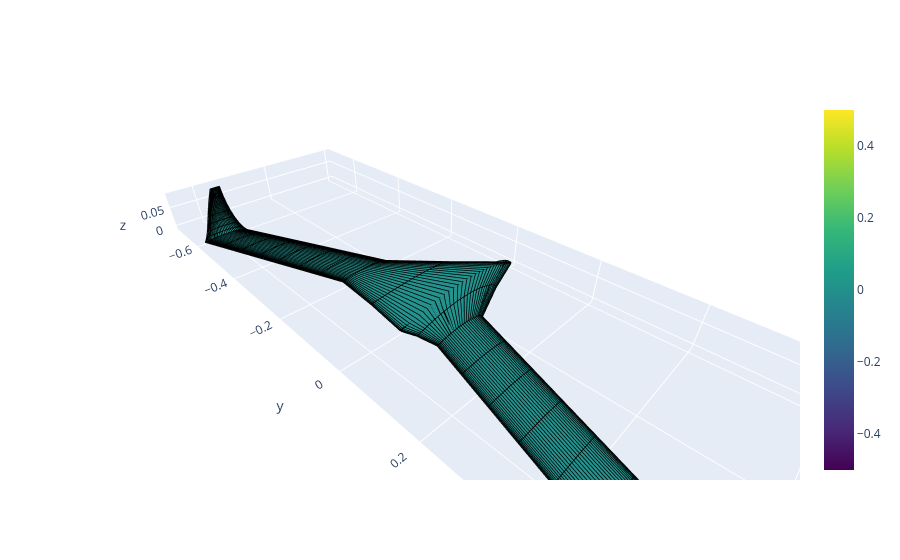

Notebook cell for this chart:
### Code cell
test_genes ={
       "y_root": 0.0,
        "y_break_f": 0.2,
        "y_tip_f": 0.95,
        "c_root": 0.33,
        "c_brk": 0.1079295799543952,
        "c_tip": 0.10402214554386019,
        "t_root": 0.49795449196973374,
        "t_brk": -0.7563920819706146,
        "t_tip": -2.9889123613866033,
        "x_brk": 0.25,
        "x_tip": 0.34886888181632947,
        "z_brk": 0.06009143904844781,
        "z_tip": 0.0,
        "winglet_target_angle": 81.55204925241533,
        "h_w": 0.05,
        "R_w": 0.1,
        "c_w_end": 0.024005632917371456,
        "sweep_w": 0.0,
        "toe": 3.296572062778997,
        "id_root": 4.660112792039721,
        "id_brk": 3.810694053749041,
        "id_tip": 0.1578966055693487,
        "id_w": 8.780798089868503
}

airplane, mass = build_airplane_curved(test_genes, 'linear')
print(f"Samolot zbudowany pomyślnie! Szacowana masa: {mass:.3f} kg")
airplane.draw(backend='plotly')
alphas1 = np.linspace(-2, 15, 16)  # Zakres kątów natarcia
data, x_cg_target = GA_aerodynamics(airplane, TARGET_VELOCITY, alphas1)
score, score_details = fitness_function_weighted(data)
print(f"Score: {score:.2f}")
print(data)

### Figure 1 — Plotly figure (JSON) as saved in the notebook; plotly's stock layout.template omitted (floating-point values rounded to 4 significant figures; data arrays with more than 128 entries replaced by an {"elided": "..."} marker saying what was removed)
{"data": [{"colorbar": {"title": {"text": ""}}, "colorscale": [[0, "#440154"], [0.1111, "#482878"], [0.2222, "#3e4989"], [0.3333, "#31688e"], [0.4444, "#26828e"], [0.5556, "#1f9e89"], [0.6667, "#35b779"], [0.7778, "#6ece58"], [0.8889, "#b5de2b"], [1, "#fde725"]], "flatshading": false, "i": {"elided": "4960 int values"}, "intensity": {"elided": "9920 int values"}, "j": {"elided": "4960 int values"}, "k": {"elided": "4960 int values"}, "showscale": true, "type": "mesh3d", "x": {"elided": "9920 float values"}, "y": {"elided": "9920 float values"}, "z": {"elided": "9920 float values"}}, {"line": {"color": "rgb(0,0,0)", "width": 3}, "mode": "lines", "name": "", "showlegend": false, "type": "scatter3d", "x": {"elided": "14880 float values"}, "y": {"elided": "14880 float values"}, "z": {"elided": "14880 float values"}}, {"line": {"color": "rgba(119,0,255,200)", "width": 1}, "mode": "lines", "name": "", "showlegend": false, "type": "scatter3d", "x": [], "y": [], "z": []}], "layout": {"scene": {"aspectmode": "data"}, "title": {"text": ""}}}
